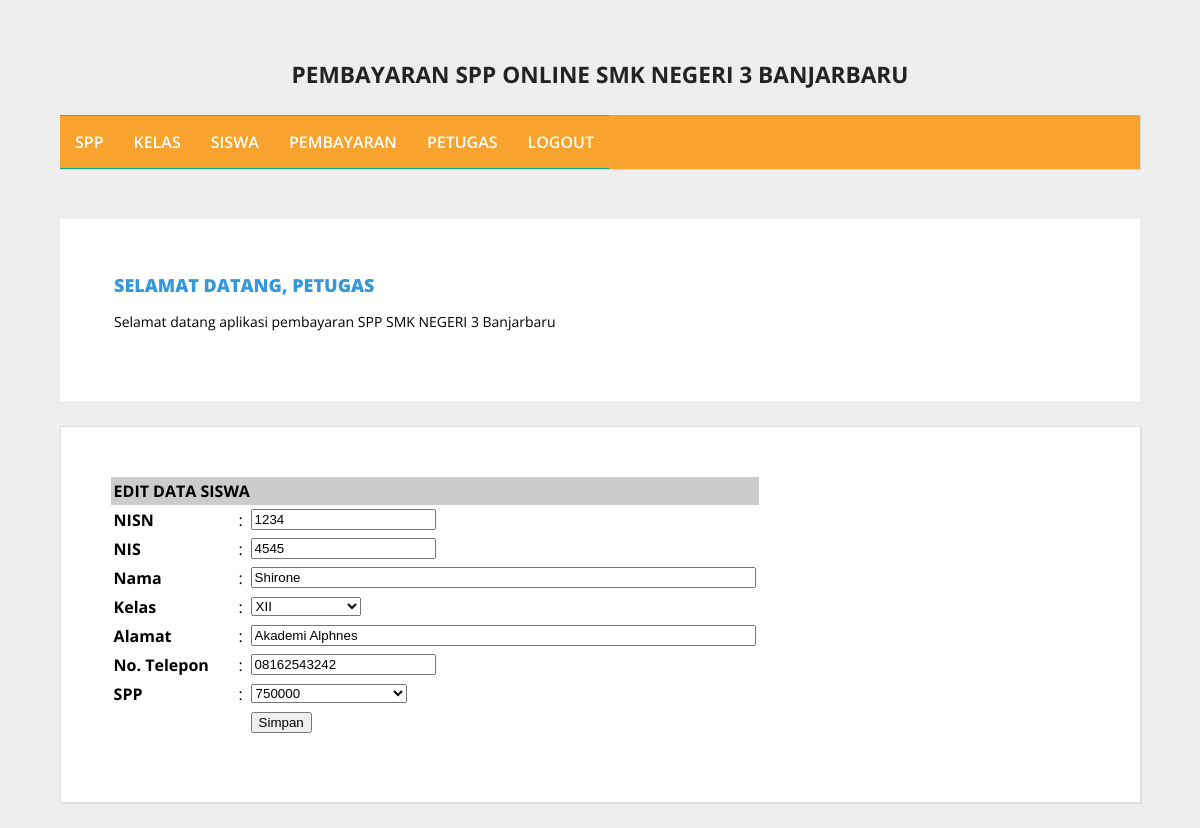
/admin/halaman_admin.php?open=edit_siswa&nisn=1234 (signed in), run on the app's committed database.
### tables this page shows
CREATE TABLE `siswa` (
  `nisn` varchar(10) NOT NULL,
  `nis` varchar(8) NOT NULL,
  `nama` varchar(35) NOT NULL,
  `id_kelas` varchar(11) NOT NULL,
  `alamat` text NOT NULL,
  `no_telp` varchar(15) NOT NULL,
  `id_spp` varchar(5) NOT NULL
);

### admin/edit_siswa.php (the view, shortened to what this page needs)
<?php
include_once "../src/koneksi.php";
$nisn = $_GET['nisn'];
$sql  = mysqli_query($koneksi, "SELECT * FROM siswa WHERE nisn='$nisn'");
$data = mysqli_fetch_array($sql);
?>
<form action="<?php $_SERVER['PHP_SELF']; ?>" method="post" name="form1" target="_self">
<table class="table-list" width="650" border="0" cellspacing="1" cellpadding="3">
    <tr>
        <td bgcolor="#CCCCCC" colspan="3"><strong>EDIT DATA SISWA</strong></td>
    </tr>
    <tr>
        <td width="182"><strong>NISN</strong></td>
        <td width="6">:</td>
        <td width="440"><input name="nisn" type="text" value="<?php echo $data['nisn']; ?>" readonly /></td>
    </tr>
    <tr>
        <td><strong>NIS</strong></td>
        <td>:</td>
        <td><input name="nis" type="text" value="<?php echo $data['nis']; ?>" size="20" maxlength="20" /></td>
    </tr>
    <tr>
        <td><strong>Nama</strong></td>
        <td>:</td>
        <td><input name="nama" type="text" value="<?php echo $data['nama']; ?>" size="60" maxlength="100" /></td>
    </tr>
    <tr>
        <td><strong>Kelas</strong></td>
        <td>:</td>
        <td>
            <select name="id_kelas">
                <?php
                $tampilkanKelas = mysqli_query($koneksi, "SELECT * FROM kelas");
                while($bacaKelas = mysqli_fetch_array($tampilkanKelas)){
                    $cek = ($bacaKelas['id_kelas']==$data['id_kelas']) ? "selected" : "";
                    echo "<option value='$bacaKelas[id_kelas]' $cek>$bacaKelas[nama_kelas]</option>";
                }
                ?>
            </select>
        </td>
    </tr>
    <tr>
        <td><strong>Alamat</strong></td>
        <td>:</td>
        <td><input name="alamat" type="text" value="<?php echo $data['alamat']; ?>" size="60" maxlength="200" /></td>
    </tr>
    <tr>
        <td><strong>No. Telepon</strong></td>
        <td>:</td>
        <td><input name="no_telp" type="text" value="<?php echo $data['no_telp']; ?>" size="20" maxlength="20" /></td>
    </tr>
    <tr>
        <td><strong>SPP</strong></td>
        <td>:</td>
        <td>
            <select name="id_spp">
                <?php
                $tampilkanSPP = mysqli_query($koneksi, "SELECT * FROM spp");
                while($bacaSPP = mysqli_fetch_array($tampilkanSPP)){
                    $cek = ($bacaSPP['id_spp']==$data['id_spp']) ? "selected" : "";
                    echo "<option value='$bacaSPP[id_spp]' $cek>$bacaSPP[nominal]</option>";
                }
                ?>
            </select>
        </td>
    </tr>
    <tr>
        <td>&nbsp;</td>
        <td>&nbsp;</td>
        <td><input name="btnSimpan" type="submit" id="btnSimpan" value="Simpan" /></td>
    </tr>
</table>
</form>

### src/style.css (style rules this page uses)
body { background: #eee; margin:0; font-family: 'Open Sans', sans-serif; }

### data on the page
siswa: nisn "1234", nis "4545", nama "Shirone", alamat "Akademi Alphnes", no_telp "08162543242"

### other printed values
$_SESSION['username'] "PETUGAS"
form field id_kelas "XII"
form field id_spp "750000"
